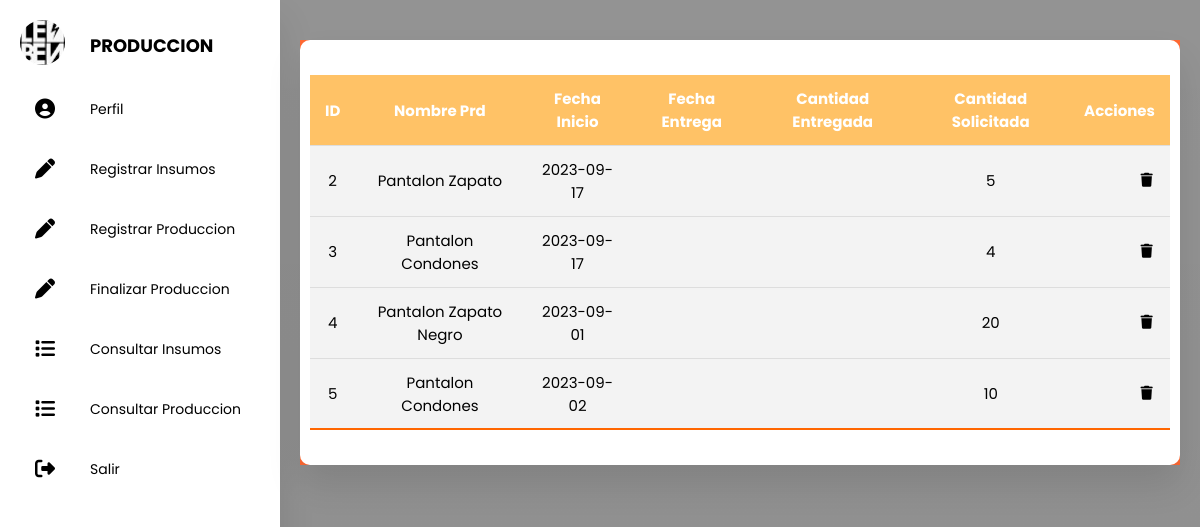
Before: /SanProduccion/PHP/Sa_ConsultarProduccion.php with the older database file.
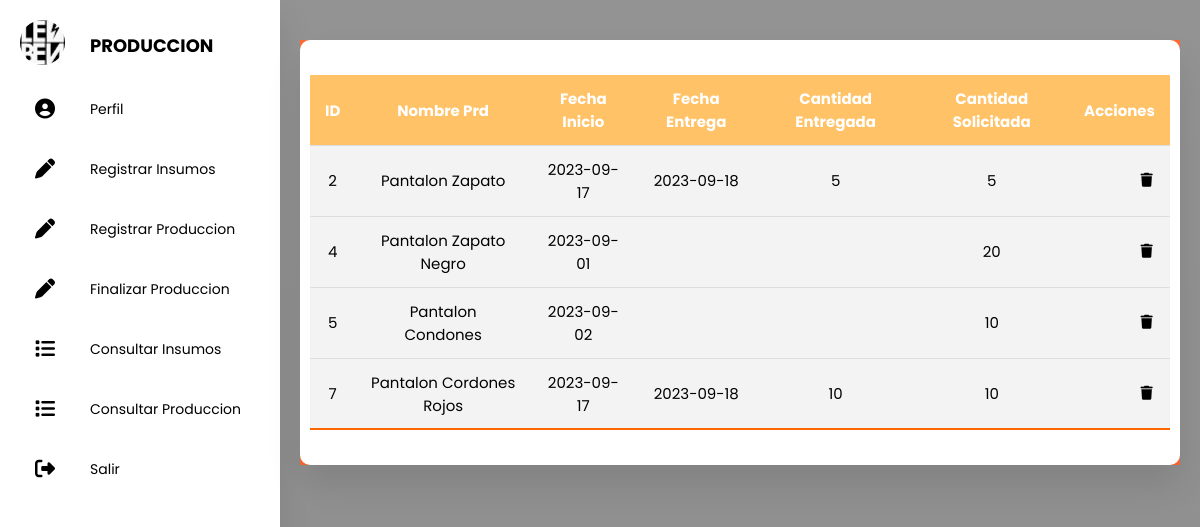
After: the same page with the newer database file.
### tables this page shows
CREATE TABLE `produccion` (
  `idProduccion` int(10) UNSIGNED NOT NULL,
  `nombreProduccion` varchar(30) DEFAULT NULL,
  `idPedido` int(10) UNSIGNED DEFAULT NULL,
  `fechaInicio` date DEFAULT NULL,
  `fechaEntrega` date DEFAULT NULL,
  `cantidadEntrega` int(11) DEFAULT NULL,
  `cantidadSolicitada` int(11) DEFAULT NULL,
  `estadoProduccion` varchar(20) DEFAULT NULL,
  `idProducto` int(10) UNSIGNED DEFAULT NULL,
  `idInsumos` int(10) UNSIGNED DEFAULT NULL
);

### SanProduccion/PHP/Sa_ConsultarProduccion.php (the view, shortened to what this page needs)
<!DOCTYPE html>
<html lang="en">
<head>
  <link rel="stylesheet" href="../CSS/Sa_Produccion.css">
  <link rel="stylesheet" href="https://cdnjs.cloudflare.com/ajax/libs/font-awesome/5.15.4/css/all.min.css" />
  <link rel="stylesheet" href="https://cdnjs.cloudflare.com/ajax/libs/font-awesome/6.4.2/css/all.min.css" />
</head>
<body>
  <div class="container">
    <section>
      <nav class="a-hover">
        <ul>
          <li>
            <a href="#" class="logo">
              <img src="../IMG/leben.jpg" alt="">
              <span class="nav-item">PRODUCCION</span>
            </a>
          </li>
          <li><a href="../HTML/SaProduccion.html">
              <i class="fas fa-circle-user"></i>
              <span class="nav-item">Perfil</span>
            </a></li>
          <li><a href="../PHP/Sa_RegistarInsumos.php">
              <i class="fas fa-pen"></i>
              <span class="nav-item">Registrar Insumos</span>
            </a></li>
          <li><a href="../PHP/Sa_RegistrarProduccion.php">
              <i class="fas fa-pen"></i>
              <span class="nav-item">Registrar Produccion</span>
            </a></li>
          <li><a href="../PHP/Sa_FinalizarProduccion.php">
              <i class="fas fa-pen"></i>
              <span class="nav-item">Finalizar Produccion</span>
            </a></li>
          <li><a href="../PHP/Sa_ConsultarInsumos.php">
              <i class="fas fa-list"></i>
              <span class="nav-item">Consultar Insumos</span>
            </a></li>
          <li><a href="../PHP/Sa_ConsultarProduccion.php">
              <i class="fas fa-list"></i>
              <span class="nav-item">Consultar Produccion</span>
            </a></li>
          <li><a href="../SanSalir.html">
              <i class="fas fa-sign-out-alt"></i>
              <span class="nav-item">Salir</span>
            </a></li>
        </ul>
      </nav>
    </section>
    <section class="main">
      <section class="attendance">
        <div class="attendance-list">
          <table class="table">
            <thead>
              <tr>
                <th>ID</th>
                <th>Nombre prd</th>
                <th>Fecha inicio</th>
                <th>Fecha Entrega</th>
                <th>Cantidad Entregada</th>
                <th>Cantidad solicitada</th>
                <th>Acciones</th>
              </tr>
            </thead>
            <tbody>
              <tr>
                <?php
                require("../conexion.php");
                try {
                  $pdo = new PDO("mysql:host=127.0.0.1;dbname=snb", "root", "");
                  $pdo->setAttribute(PDO::ATTR_ERRMODE, PDO::ERRMODE_EXCEPTION);
                  $consulta = "SELECT idProduccion, nombreProduccion, fechaInicio, fechaEntrega, cantidadEntrega, cantidadSolicitada, estadoProduccion FROM produccion;";
                  $stmt = $pdo->query($consulta);
                  while ($fila = $stmt->fetch(PDO::FETCH_ASSOC)) {
                    $idProduccion = $fila['idProduccion'];
                    $nombreProduccion = $fila['nombreProduccion'];
                    $fechaInicio = $fila['fechaInicio'];
                    $fechaEntrega = $fila['fechaEntrega'];
                    $cantidadEntrega = $fila['cantidadEntrega'];
                    $cantidadSolicitada = $fila['cantidadSolicitada'];
                    echo "<tr>";
                    echo "<td>$idProduccion</td>";
                    echo "<td>$nombreProduccion</td>";
                    echo "<td>$fechaInicio</td>";
                    echo "<td>$fechaEntrega</td>";
                    echo "<td>$cantidadEntrega</td>";
                    echo "<td>$cantidadSolicitada</td>";
                    echo "<td><a class='btn-delente' href='#' onclick='confirmarEliminacion(" . $fila["idProduccion"] . ")'><i class='fa-solid fa-trash'></i></a>";
                    echo "</tr>";
                    echo "<tr>";
                  }
                } catch (PDOException $e) {
                  echo "Error: " . $e->getMessage();
                }
                ?>
            </tbody>
          </table>
        </div>
      </section>
    </section>
  </div>
</body>
</html>

### SanProduccion/conexion.php (shortened to what this page needs)
<!DOCTYPE html>
<html lang="en">
<head>
</head>
<body>
</body>
</html>

### SanProduccion/CSS/Sa_Produccion.css (style rules this page uses)
* { margin: 0; padding: 0; outline: none; border: none; text-decoration: none; box-sizing: border-box; font-family: "Poppins", sans-serif; }
body { background-image: linear-gradient(rgba(0, 0, 0, 0.422), rgba(0, 0, 0, 0.445)), url(../IMG/Fondo.jpg); -webkit-background-size: cover; background-size: cover; background-attachment: fixed; }
.container { display: flex; }
nav { position: relative; top: 0; bottom: 0; height: 110vh; left: 0; background: #ffffff; width: 280px; overflow: hidden; box-shadow: 0 20px 35px rgba(0, 0, 0, 0.1); }
.logo { text-align: center; display: flex; margin: 10px 0 0 10px; }
.logo img { width: 45px; height: 45px; border-radius: 50%; }
.logo span { font-weight: bold; padding-left: 15px; font-size: 18px; text-transform: uppercase; }
.btn-delente { position: relative; top: 0; bottom: 0; height: 5%; width: 25px; left: 50px; padding: 20px; overflow: flex; border-radius: 25%; }
a { position: relative; color: rgb(0, 0, 0); font-size: 14px; display: table; width: 280px; padding: 10px; }
.fas { position: relative; width: 70px; height: 40px; top: 14px; font-size: 20px; text-align: center; }
.nav-item { position: relative; top: 12px; margin-left: 10px; }
.main { position: relative; padding: 20px; width: 100%; }
.attendance { margin-top: 20px; text-transform: capitalize; background: rgb(255, 105, 51); }
.attendance-list { width: 100%; padding: 10px; margin-top: 10px; background: #fff; border-radius: 10px; box-shadow: 0 20px 35px rgba(0, 0, 0, 0.1); position: sticky; top: 0; left: 0; }
.table { border-collapse: collapse; margin: 25px 0; font-size: 15px; min-width: auto; overflow-y: hidden; border-radius: 5px 5px 0 0; width: 100%; }
table thead tr { color: #fff; background: rgba(255, 153, 0, 0.6); text-align: flex; font-weight: bold; position: sticky; top: 0; left: 0; }
.table th, .table td { padding: 12px 15px; }
.table tbody tr { border-bottom: 1px solid #ddd; }
.table tbody tr { background: #f3f3f3; text-align: center; }

Changed rows visible on the page:
removed produccion: idProduccion "3", nombreProduccion "Pantalon Condones", fechaInicio "2023-09-17", cantidadSolicitada "4"
changed produccion "Pantalon Zapato": fechaEntrega (not shown) → "2023-09-18"; cantidadEntrega (not shown) → "5"
added produccion: idProduccion "7", nombreProduccion "Pantalon Cordones Rojos", fechaInicio "2023-09-17", fechaEntrega "2023-09-18", cantidadEntrega "10", cantidadSolicitada "10"
